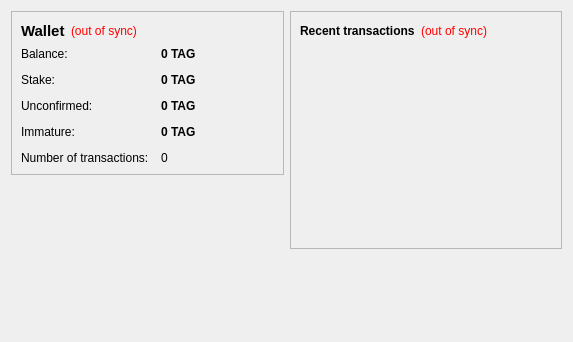
<?xml version="1.0" encoding="UTF-8"?>
<ui version="4.0">
 <class>OverviewPage</class>
 <widget class="QWidget" name="OverviewPage">
  <property name="geometry">
   <rect>
    <x>0</x>
    <y>0</y>
    <width>573</width>
    <height>342</height>
   </rect>
  </property>
  <property name="windowTitle">
   <string>Form</string>
  </property>
  <layout class="QHBoxLayout" name="horizontalLayout" stretch="1,1">
   <item>
    <layout class="QVBoxLayout" name="verticalLayout_2">
     <item>
      <widget class="QFrame" name="frame">
       <property name="frameShape">
        <enum>QFrame::StyledPanel</enum>
       </property>
       <property name="frameShadow">
        <enum>QFrame::Raised</enum>
       </property>
       <layout class="QVBoxLayout" name="verticalLayout_4">
        <item>
         <layout class="QHBoxLayout" name="horizontalLayout_4">
          <item>
           <widget class="QLabel" name="label_5">
            <property name="font">
             <font>
              <pointsize>11</pointsize>
              <weight>75</weight>
              <bold>true</bold>
             </font>
            </property>
            <property name="text">
             <string>Wallet</string>
            </property>
           </widget>
          </item>
          <item>
           <widget class="QLabel" name="labelWalletStatus">
            <property name="toolTip">
             <string>The displayed information may be out of date. Your wallet automatically synchronizes with the TagCoin network after a connection is established, but this process has not completed yet.</string>
            </property>
            <property name="styleSheet">
             <string notr="true">QLabel { color: red; }</string>
            </property>
            <property name="text">
             <string notr="true">(out of sync)</string>
            </property>
            <property name="alignment">
             <set>Qt::AlignLeading|Qt::AlignLeft|Qt::AlignVCenter</set>
            </property>
           </widget>
          </item>
          <item>
           <spacer name="horizontalSpacer_2">
            <property name="orientation">
             <enum>Qt::Horizontal</enum>
            </property>
            <property name="sizeHint" stdset="0">
             <size>
              <width>40</width>
              <height>20</height>
             </size>
            </property>
           </spacer>
          </item>
         </layout>
        </item>
        <item>
         <layout class="QFormLayout" name="formLayout_2">
          <property name="fieldGrowthPolicy">
           <enum>QFormLayout::AllNonFixedFieldsGrow</enum>
          </property>
          <property name="horizontalSpacing">
           <number>12</number>
          </property>
          <property name="verticalSpacing">
           <number>12</number>
          </property>
          <item row="0" column="0">
           <widget class="QLabel" name="label">
            <property name="text">
             <string>Balance:</string>
            </property>
           </widget>
          </item>
          <item row="0" column="1">
           <widget class="QLabel" name="labelBalance">
            <property name="font">
             <font>
              <weight>75</weight>
              <bold>true</bold>
             </font>
            </property>
            <property name="cursor">
             <cursorShape>IBeamCursor</cursorShape>
            </property>
            <property name="toolTip">
             <string>Your current balance</string>
            </property>
            <property name="text">
             <string notr="true">0 TAG</string>
            </property>
            <property name="textInteractionFlags">
             <set>Qt::LinksAccessibleByMouse|Qt::TextSelectableByKeyboard|Qt::TextSelectableByMouse</set>
            </property>
           </widget>
          </item>
          <item row="1" column="0">
           <widget class="QLabel" name="label_6">
            <property name="text">
             <string>Stake:</string>
            </property>
           </widget>
          </item>
          <item row="1" column="1">
           <widget class="QLabel" name="labelStake">
            <property name="font">
             <font>
              <weight>75</weight>
              <bold>true</bold>
             </font>
            </property>
            <property name="cursor">
             <cursorShape>IBeamCursor</cursorShape>
            </property>
            <property name="toolTip">
             <string>Total of coins that was staked, and do not yet count toward the current balance</string>
            </property>
            <property name="text">
             <string notr="true">0 TAG</string>
            </property>
            <property name="textInteractionFlags">
             <set>Qt::LinksAccessibleByMouse|Qt::TextSelectableByKeyboard|Qt::TextSelectableByMouse</set>
            </property>
           </widget>
          </item>
          <item row="2" column="0">
           <widget class="QLabel" name="label_3">
            <property name="text">
             <string>Unconfirmed:</string>
            </property>
           </widget>
          </item>
          <item row="2" column="1">
           <widget class="QLabel" name="labelUnconfirmed">
            <property name="font">
             <font>
              <weight>75</weight>
              <bold>true</bold>
             </font>
            </property>
            <property name="cursor">
             <cursorShape>IBeamCursor</cursorShape>
            </property>
            <property name="toolTip">
             <string>Total of transactions that have yet to be confirmed, and do not yet count toward the current balance</string>
            </property>
            <property name="text">
             <string notr="true">0 TAG</string>
            </property>
            <property name="textInteractionFlags">
             <set>Qt::LinksAccessibleByMouse|Qt::TextSelectableByKeyboard|Qt::TextSelectableByMouse</set>
            </property>
           </widget>
          </item>
          <item row="3" column="0">
           <widget class="QLabel" name="labelImmatureText">
            <property name="text">
             <string>Immature:</string>
            </property>
           </widget>
          </item>
          <item row="3" column="1">
           <widget class="QLabel" name="labelImmature">
            <property name="font">
             <font>
              <weight>75</weight>
              <bold>true</bold>
             </font>
            </property>
            <property name="toolTip">
             <string>Mined balance that has not yet matured</string>
            </property>
            <property name="text">
             <string notr="true">0 TAG</string>
            </property>
            <property name="textInteractionFlags">
             <set>Qt::LinksAccessibleByMouse|Qt::TextSelectableByKeyboard|Qt::TextSelectableByMouse</set>
            </property>
           </widget>
          </item>
          <item row="4" column="0">
           <widget class="QLabel" name="label_2">
            <property name="text">
             <string>Number of transactions:</string>
            </property>
           </widget>
          </item>
          <item row="4" column="1">
           <widget class="QLabel" name="labelNumTransactions">
            <property name="toolTip">
             <string>Total number of transactions in wallet</string>
            </property>
            <property name="text">
             <string notr="true">0</string>
            </property>
           </widget>
          </item>
         </layout>
        </item>
       </layout>
      </widget>
     </item>
     <item>
      <spacer name="verticalSpacer">
       <property name="orientation">
        <enum>Qt::Vertical</enum>
       </property>
       <property name="sizeHint" stdset="0">
        <size>
         <width>20</width>
         <height>40</height>
        </size>
       </property>
      </spacer>
     </item>
    </layout>
   </item>
   <item>
    <layout class="QVBoxLayout" name="verticalLayout_3">
     <item>
      <widget class="QFrame" name="frame_2">
       <property name="frameShape">
        <enum>QFrame::StyledPanel</enum>
       </property>
       <property name="frameShadow">
        <enum>QFrame::Raised</enum>
       </property>
       <layout class="QVBoxLayout" name="verticalLayout">
        <item>
         <layout class="QHBoxLayout" name="horizontalLayout_2">
          <item>
           <widget class="QLabel" name="label_4">
            <property name="text">
             <string>&lt;b&gt;Recent transactions&lt;/b&gt;</string>
            </property>
           </widget>
          </item>
          <item>
           <widget class="QLabel" name="labelTransactionsStatus">
            <property name="toolTip">
             <string>The displayed information may be out of date. Your wallet automatically synchronizes with the TagCoin network after a connection is established, but this process has not completed yet.</string>
            </property>
            <property name="styleSheet">
             <string notr="true">QLabel { color: red; }</string>
            </property>
            <property name="text">
             <string notr="true">(out of sync)</string>
            </property>
            <property name="alignment">
             <set>Qt::AlignRight|Qt::AlignTrailing|Qt::AlignVCenter</set>
            </property>
           </widget>
          </item>
          <item>
           <spacer name="horizontalSpacer">
            <property name="orientation">
             <enum>Qt::Horizontal</enum>
            </property>
            <property name="sizeHint" stdset="0">
             <size>
              <width>40</width>
              <height>20</height>
             </size>
            </property>
           </spacer>
          </item>
         </layout>
        </item>
        <item>
         <widget class="QListView" name="listTransactions">
          <property name="styleSheet">
           <string notr="true">QListView { background: transparent; }</string>
          </property>
          <property name="frameShape">
           <enum>QFrame::NoFrame</enum>
          </property>
          <property name="verticalScrollBarPolicy">
           <enum>Qt::ScrollBarAlwaysOff</enum>
          </property>
          <property name="horizontalScrollBarPolicy">
           <enum>Qt::ScrollBarAlwaysOff</enum>
          </property>
          <property name="selectionMode">
           <enum>QAbstractItemView::NoSelection</enum>
          </property>
         </widget>
        </item>
       </layout>
      </widget>
     </item>
     <item>
      <spacer name="verticalSpacer_2">
       <property name="orientation">
        <enum>Qt::Vertical</enum>
       </property>
       <property name="sizeHint" stdset="0">
        <size>
         <width>20</width>
         <height>40</height>
        </size>
       </property>
      </spacer>
     </item>
    </layout>
   </item>
  </layout>
 </widget>
 <resources/>
 <connections/>
</ui>
